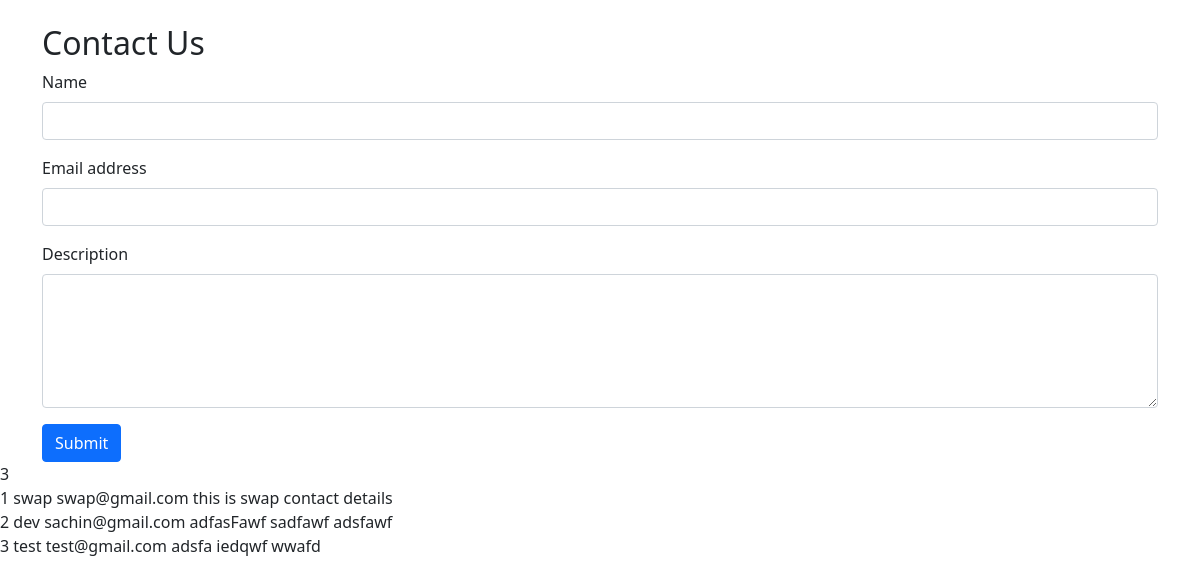
The app's page /php-t/index.php with its own data.
### tables this page shows
CREATE TABLE `contactus` (
  `sno` int(11) NOT NULL,
  `name` varchar(50) NOT NULL,
  `email` varchar(200) NOT NULL,
  `description` varchar(500) NOT NULL,
  `date` datetime NOT NULL DEFAULT current_timestamp(),
  `sts` int(11) NOT NULL
);

### php-t/index.php (the view, shortened to what this page needs)
<!doctype html>
<html lang="en">
<head>
    <link href="https://cdn.jsdelivr.net/npm/bootstrap@5.0.2/dist/css/bootstrap.min.css" rel="stylesheet"
>
</head>
<body>
    <?php
$servername="localhost";
$username="root";
$password="";
$database="swapdb";
$conn = mysqli_connect($servername, $username, $password, $database);
?>
    <div class="container mt-4">
        <h2>Contact Us</h2>
        <form action="index.php" method="post">
            <div class="mb-3">
                <label for="exampleInputname" class="form-label">Name</label>
                <input type="name" class="form-control" id="name" aria-describedby="nameHelp" name="name">
            </div>
            <div class="mb-3">
                <label for="exampleInputEmail1" class="form-label">Email address</label>
                <input type="email" class="form-control" id="email" aria-describedby="emailHelp" name="email">
            </div>
            <div class="mb-3">
                <label for="exampleInputDescription" class="form-label">Description</label>
                <textarea rows="5" cols="5" type="text" class="form-control" id="description"
                    aria-describedby="descriptionlHelp" name="desc"></textarea>
            </div>
            <button type="submit" class="btn btn-primary">Submit</button>
        </form>
    </div>
    <?php
$selectCu="select* from contactus where sts=0";
$sresult=mysqli_query($conn, $selectCu);
$num=mysqli_num_rows($sresult);
echo $num;
echo "<br>";
if($num>0){
    while($row=mysqli_fetch_assoc($sresult)){
        echo $row['sno'] ." ".$row['name']." ".$row['email']." ".$row['description'];
        echo "<br>";
    }
}
?>
</body>
</html>

### records on screen
contactus: sno "1", name "swap", email "swap@gmail.com", description "this is swap contact details"
contactus: sno "2", name "dev", email "sachin@gmail.com", description "adfasFawf sadfawf adsfawf"
contactus: sno "3", name "test", email "test@gmail.com", description "adsfa iedqwf wwafd"

### other values on screen
$num "3"
